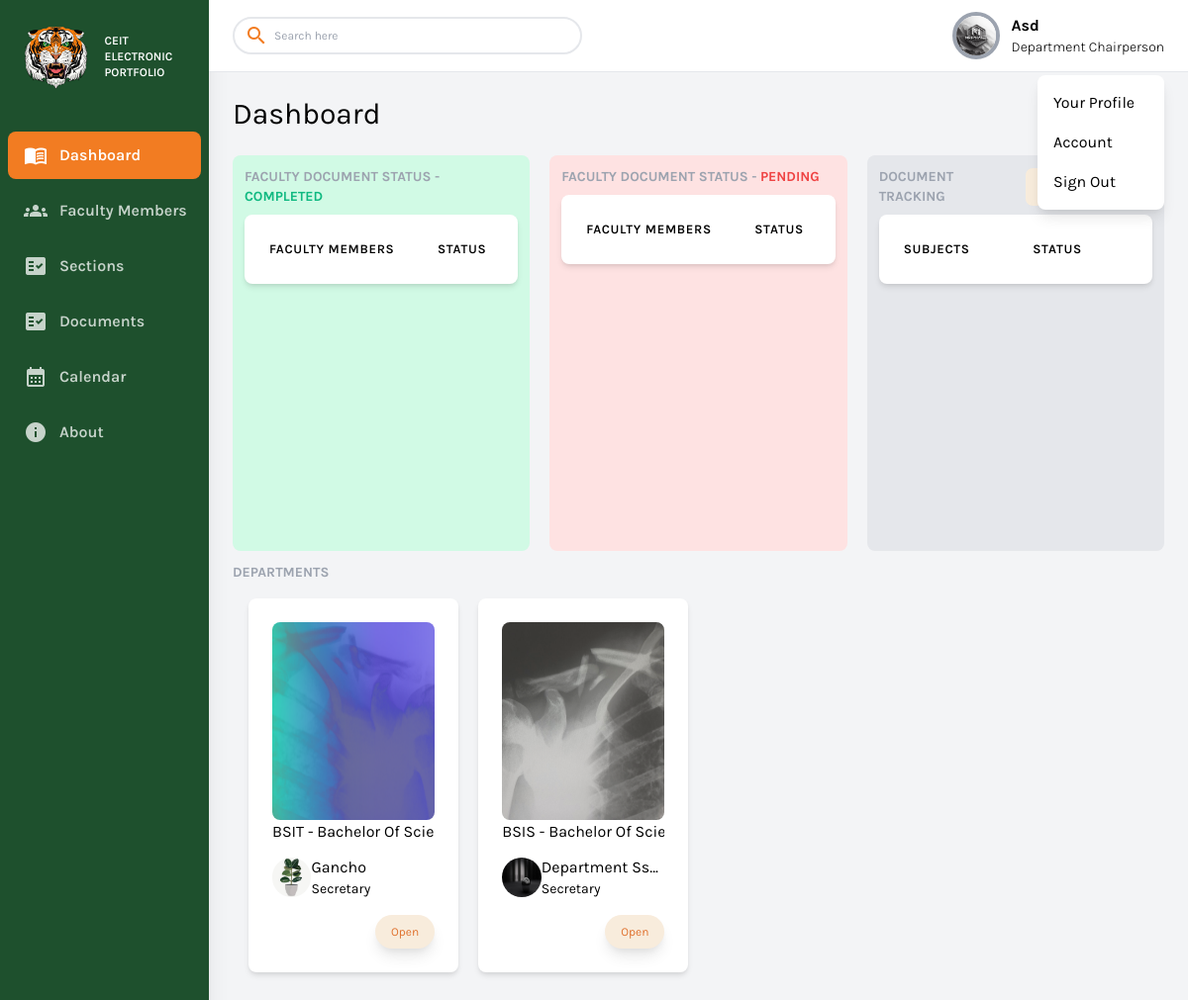
Page /department_chairperson/dashboard.php (signed in) on the earlier database version.
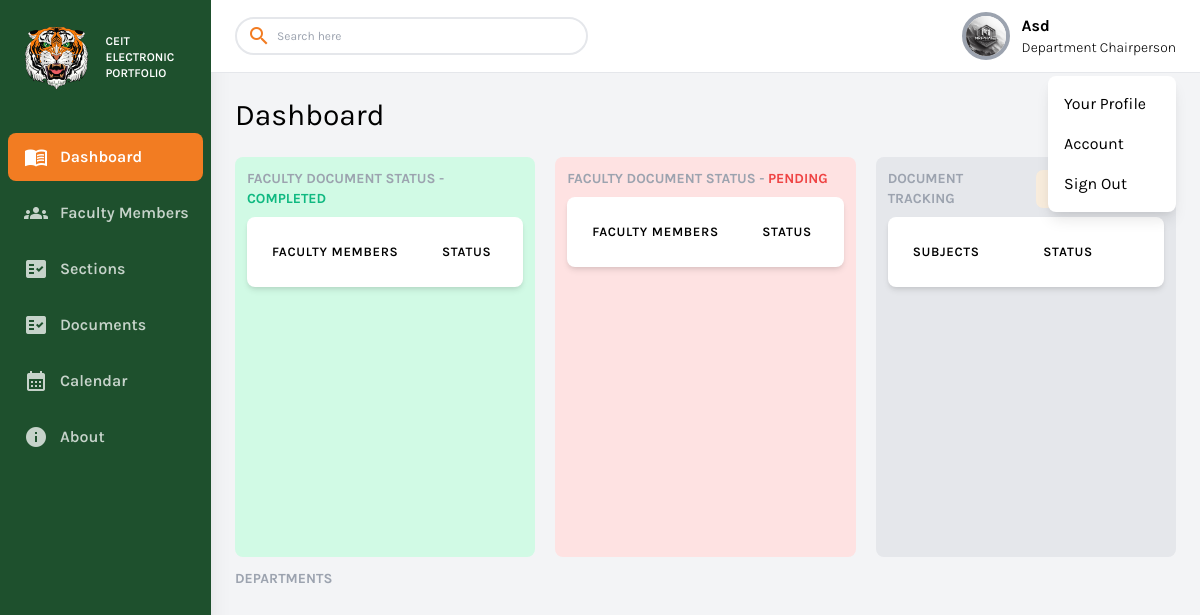
Same page on the later database version.
### tables this page shows
CREATE TABLE `user_details` (
  `user_id` bigint(20) NOT NULL,
  `name` varchar(256) NOT NULL,
  `address` varchar(256) NOT NULL,
  `birthday` varchar(256) NOT NULL,
  `phone` varchar(256) NOT NULL,
  `specialization` varchar(256) NOT NULL,
  `image` text NOT NULL
);

CREATE TABLE `department_details` (
  `id` int(11) NOT NULL,
  `department_name` varchar(256) NOT NULL,
  `department_code` varchar(256) NOT NULL,
  `department_dean` bigint(20) NOT NULL DEFAULT 0,
  `department_secretary` bigint(20) NOT NULL DEFAULT 0,
  `department_image` text NOT NULL,
  `status` int(11) NOT NULL DEFAULT 0,
  `depatment_college` bigint(20) NOT NULL
);

### conn/conn.php (called while the page is built, shortened)
<?php
class DatabaseHandler {
    private $pdo;
    public function __construct() {
        $dbHost = 'eportfolio.mysql.database.azure.com';
        $dbPort = '3306';
        $dbName = 'eportfolio';
        $dbUser = 'azureuser';
        $dbPassword = 'Azure_User123';
        try {
            $dsn = "mysql:host=$dbHost;port=$dbPort;dbname=$dbName";
            $this->pdo = new PDO($dsn, $dbUser, $dbPassword);
            $this->pdo->setAttribute(PDO::ATTR_ERRMODE, PDO::ERRMODE_EXCEPTION);
        } catch (PDOException $e) {
            echo "Connection failed: " . $e->getMessage();
        }
    }
    public function getAllRowsFromTable($tableName) {
        try {
            $stmt = $this->pdo->prepare("SELECT * FROM $tableName WHERE status = 0");
            $stmt->execute();
            $result = $stmt->fetchAll(PDO::FETCH_ASSOC);
            return $result;
        } catch (PDOException $e) {
            echo "Query failed: " . $e->getMessage();
        }
    }
    public function getIdByColumnValue($tableName, $columnName, $columnValue, $idColumnName) {
        try {
            $stmt = $this->pdo->prepare("SELECT $idColumnName FROM $tableName WHERE $columnName = :column_value");
            $stmt->bindParam(':column_value', $columnValue);
            $stmt->execute();
            $result = $stmt->fetch(PDO::FETCH_ASSOC);
            if ($result) {
                return $result[$idColumnName];
            } else {
                return null;
            }
        } catch (PDOException $e) {
            return null;
        }
    }
}
?>

### department_chairperson/dashboard.php (the view, shortened to what this page needs)
<?php include 'components/header.php'?>
<?php
$user_id = $_SESSION['id'];
$college_id = $my_college_id;
?>
        <div class="w-full h-screen overflow-x-hidden border-t flex flex-col">
            <main class="w-full flex-grow p-6">
            <div class="grid">
                <h1 class="text-3xl text-black pb-6 ">Dashboard</h1>
            </div>
                <div class="grid  md:grid-cols-3 gap-x-5 gap-y-2">
                <div class="ro bg-green-100 p-3 rounded-lg">
                    <h1 class="text-sm text-gray-400 font-bold mr-3 mb-2">FACULTY DOCUMENT STATUS - <span class="text-green-500">COMPLETED</span></h1>
                    <div class="card bg-white shadow-md rounded-lg p-6 flex justify-center flex-col">
                      <div>
                            <table class="min-w-full bordered text-left border-collapse block table overflow-y-scroll gap-x-3 p-3" >
                            <thead class="block table-header-group">
                                <tr class="block table-row text-black">
                                    <th style="font-size:13px" colspan="4" class="font-semibold  uppercase tracking-wider text-left block table-cell">Faculty Members</th>
                                    <th style="font-size:13px" class="font-semibold  text-center  uppercase tracking-wider block table-cell">Status</th>
                                </tr>
                            </thead>
                        </table>
                      </div>
                    </div>
                </div>
                <div class="ro  bg-red-100 p-3 rounded-lg">
                <h1 class="text-sm text-gray-400 font-bold mr-3 mb-2">FACULTY DOCUMENT STATUS - <span class="text-red-500">PENDING</span></h1>
                <div class="card bg-white shadow-md rounded-lg p-6 flex justify-center flex-col">
                      <div>
                            <table class="min-w-full bordered text-left border-collapse block table overflow-y-scroll gap-x-3 p-3" >
                            <thead class="block table-header-group">
                                <tr class="block table-row text-black">
                                    <th style="font-size:13px" colspan="4" class="font-semibold  uppercase tracking-wider text-left block table-cell">Faculty Members</th>
                                    <th style="font-size:13px" class="font-semibold  text-center  uppercase tracking-wider block table-cell">Status</th>
                                </tr>
                            </thead>
                        </table>
                      </div>
                    </div>
                </div>
                <div class="ro bg-gray-200 p-3 rounded-lg">
                <div class=" flex mb-2 col-span-2 ">
                                <h1 class="text-sm text-gray-400 font-bold mr-3 ">DOCUMENT TRACKING</h1>
                            </div>
                    <div class="card bg-white shadow-md rounded-lg p-6 flex justify-center flex-col ">
                        <div>
                        <table class="min-w-full bordered text-left border-collapse block table overflow-y-scroll gap-x-3 p-3">
                                        <thead class="block table-header-group">
                                            <tr class="block table-row  text-black">
                                                <th style="font-size:13px" class="font-semibold text-sm uppercase tracking-wider block table-cell">Subjects</th>
                                                <th style="font-size:13px" class="font-semibold text-sm uppercase tracking-wider block table-cell">Status</th>
                                            </tr>
                                        </thead>
                                    </table>
                        </div>
                    </div>
                </div>
                </div>
                <h1 class="text-sm text-gray-400 font-bold mt-3 col-span-2">DEPARTMENTS</h1>
                <div class="grid  lg:grid-cols-4 md:grid-cols-4  gap-x-5 gap-y-2 p-4">
                    <?php
                    $rows = $db->getAllRowsFromTable('department_details');
                    foreach ($rows as $row) {
                        $id = $row['id'];
                        $department_name = $row['department_name'];
                        $department_secretary = $row['department_secretary'];
                        $secretary_image = ($db->getIdByColumnValue("user_details",'user_id',$department_secretary,'image')) ?? 'default.png';
                        $department_code = strtoupper($row['department_code']);
                        $department_image = $row['department_image'];
                        $depatment_college = $row['depatment_college'];
                        $department_dean = $row['department_dean'];
                        if($college_id!=$depatment_college)
                        {
                            continue;
                        }
                        $not_your_department = $department_dean !=$user_id ? 'href="department-details.php?i='.$id.'"':'href="courses.php?i='.$id.'"';
                        $full_name = ucwords($db->getIdByColumnValue("user_details", 'user_id', $department_secretary, 'name'));
                        echo '<div class="card bg-white shadow-md rounded-lg p-6 flex justify-center flex-col ">
                                    <img src="../uploads/departments/'.$department_image.'" class="max-h-full h200 rounded-lg">
                                    <div class="flex flex-row truncate md:truncate">
                                     '.$department_code.' - '.ucwords($department_name).'
                                    </div>
                                    <div class="flex flex-row items-center mt-3">
                                       <div class="x">
                                        <img src="../uploads/faculty/'.$secretary_image.'" class="mr-3 w-10 h-10 rounded-full" alt="user_image">
                                        </div>
                                        <div class="grid w-full ">
                                                <p class="text-base truncate md:truncate">'.$full_name.'</p>
                                                <p class="text-sm">Secretary</p>
                                        </div>
                                    </div>
                                    <div class="grid w-full justify-items-end mt-4">
                                            <a '.$not_your_department.'
                                            class="bg-orange text-center  text-orange px-4 py-2 rounded-full shadow-lg
                                                    transform transition-transform duration-200
                                                    hover:scale-105 hover:shadow-xl hover:bg-orange-600">
                                                Open
                                            </a>
                                        </div>
                                </div>';
                        }?>
                    </div>
                </div>
        </div>
<?php include 'components/footer.php'?>

### department_chairperson/components/header.php (shortened to what this page needs)
<?php include '../conn/conn.php';
$db = new DatabaseHandler();
$defaultSrc = "https://www.pngall.com/wp-content/uploads/13/Secretary-Woman-PNG-Pic.png";
 $src = $db->getIdByColumnValue("user_details","user_id",$_SESSION['id'],"image");
$src = $src!="" ? '../uploads/faculty/'.$src: $defaultSrc;
?>
<!DOCTYPE html>
<html lang="en">
<head>
    <link href="https://cdnjs.cloudflare.com/ajax/libs/tailwindcss/2.2.19/tailwind.min.css" rel="stylesheet">
</head>
<body class="bg-gray-100 font-family-karla flex">
    <aside class="relative bg-sidebar h-screen w-64 hidden sm:block shadow-xl">
        <div class="p-2">
            <a href="dashboard.php" class="text-white text-3xl font-semibold uppercase hover:text-gray-300">
                <div class="grid grid-cols-2 flex  items-center ">
                    <div>
                        <img src="assets/image/logo.png" alt="">
                    </div>
                    <div class="overflow-hidden text-xs ">
                        <p>CEIT</p>
                        <p>Electronic Portfolio</p>
                    </div>
                  </div>
            </a>
        </div>
        <nav class="text-white text-base font-semibold pt-3 ">
            <a href="dashboard.php" class="dashboard flex items-center text-white opacity-75 hover:opacity-100 py-3 m-2 rounded-lg  pl-4 nav-item">
                <i class="material-icons mr-3">menu_book</i>
                Dashboard
            </a>
            <a href="facultymembers.php" class="facultymembers flex items-center rounded-lg opacity-75 text-white py-3 hover:opacity-100  m-2 pl-4 nav-item">
                <i class="material-icons  mr-3">groups</i>
                Faculty Members
            </a>
            <a href="sections.php" class="sections flex items-center rounded-lg opacity-75 text-white py-3 hover:opacity-100  m-2 pl-4 nav-item">
                <i class="material-icons  mr-3">fact_check</i>
                Sections
            </a>
            <a href="documents.php" class="documents flex items-center text-white opacity-75 hover:opacity-100 py-3 m-2 rounded-lg  pl-4 nav-item">
                <i class="material-icons mr-3">fact_check</i>
                Documents
            </a>
            <a href="calendar.php" class="calendar flex items-center text-white opacity-75 hover:opacity-100 py-3 m-2 rounded-lg  pl-4 nav-item">
                <i class="material-icons mr-3">calendar_month</i>
                Calendar
            </a>
            <a href="about.php" class="about flex items-center text-white opacity-75 hover:opacity-100 py-3 m-2 rounded-lg  pl-4 nav-item">
                <i class="material-icons mr-3">info</i>
                About
            </a>
        </nav>
    </aside>
    <div class="relative w-full flex flex-col h-screen overflow-y-hidden">
        <header class="w-full items-center bg-white py-3 px-6 hidden sm:flex">
            <div class="w-1/2">
                <div class="relative w-3/4">
                    <i class="material-icons searchicon absolute left-3 top-1/2 transform -translate-y-1/2 text-gray-500">search</i>
                    <input type="text" id="facultySearch" placeholder="Search here" class="pl-10 focus:outline-none focus:ring focus:ring-gray-300 rounded-full border-2 border-gray py-2 px-3 w-full" oninput="searchFaculty()">
                    </div>
            </div>
            <div x-data="{ isOpen: false }" class="relative w-1/2 flex justify-end">
                <div class="grid grid-cols-2 items-center justify-center">
                    <div class="grid mr-3 flex justify-end">
                        <button @click="isOpen = !isOpen" class="realtive z-10 w-12 h-12 rounded-full overflow-hidden border-4 border-gray-400 hover:border-gray-300 focus:border-gray-300 focus:outline-none">
                            <img src="<?=$src?>">
                        </button>
                    </div>
                    <div class="grid">
                        <p class="text-base font-bold"><?=ucwords($db->getIdByColumnValue("user_details","user_id",$_SESSION['id'],"name"))?></p>
                        <p class="text-sm font-light"><?=ucwords(str_replace(' ', ' ', ucwords(str_replace('_', ' ', $_SESSION['role']))))?></p>
                    </div>
                </div>
                <div x-show="isOpen" style="z-index: 99999;" class="absolute w-32 bg-white rounded-lg shadow-lg py-2 mt-16">
                    <a href="edit-profile.php" class="block px-4 py-2 account-link hover:text-white">Your Profile</a>
                    <a href="#" id="openAccountButton" class="block px-4 py-2 account-link hover:text-white">Account</a>
                    <a href="logout.php" class="block px-4 py-2 account-link hover:text-white">Sign Out</a>
                </div>
            </div>
        </header>

### department_chairperson/components/footer.php (shortened to what this page needs)
</body>
</html>

### department_chairperson/components/header.php (style rules this page uses)
.font-family-karla { font-family: karla; }
.bg-sidebar { background: #1e502d; }
.active-nav-link { background: #f27c22; }
.searchicon { color: #f27c22; }
.bg-orange { background: #f8ecdc; }
.text-orange { color: #e07330; }
.h200 { height: 200px; }

### department_chairperson/dashboard.php (style rules this page uses)
.rounded-full { font-size: 12px !important; }
.ro { height: 400px; overflow-y: auto; }

Differences in the rows shown:
removed department_details: department_image (picture), department_code "BSIT", department_name "Bachelor Of Sci…", department_secretary.image (picture), department_secretary.name "Gancho"
removed department_details: department_image (picture), department_code "BSIS", department_name "Bachelor Of Sc…", department_secretary.image (picture), department_secretary.name "Department Ss…"
